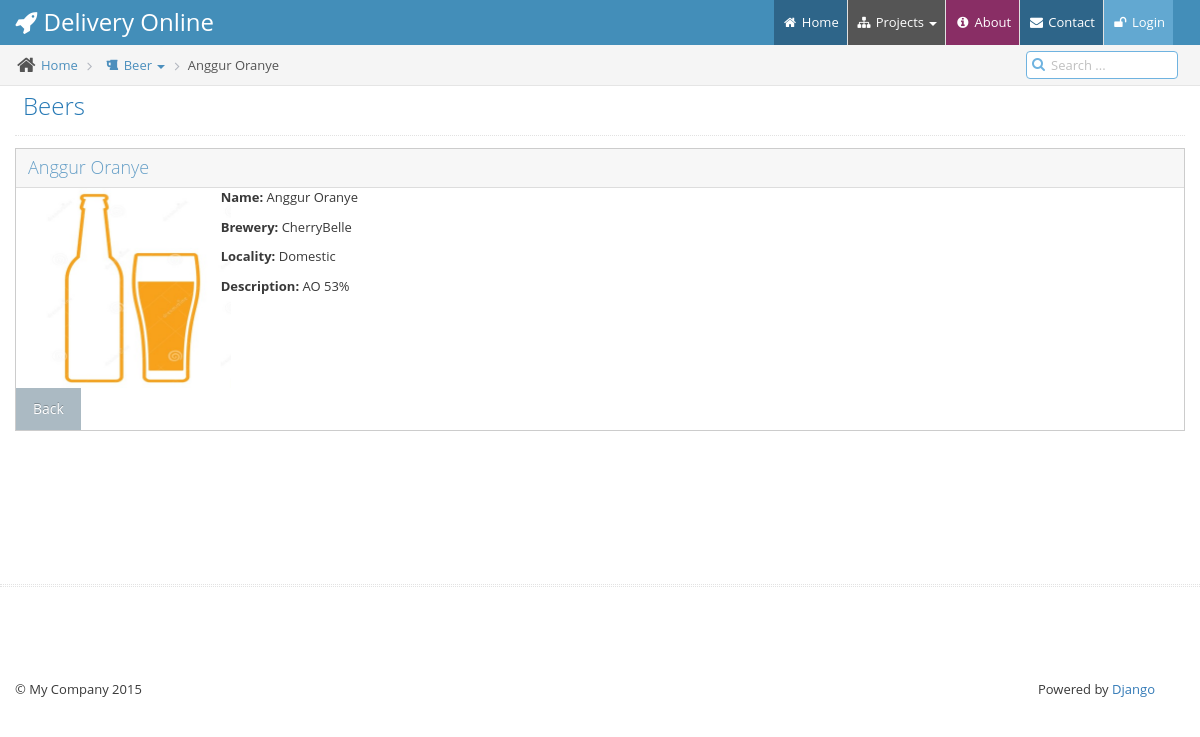
Page /beers/anggur-oranye/ on the committed database.
### beer/models.py (models this page shows, shortened)
class Beer(models.Model):
    name = models.CharField(max_length=200)
    slug = models.SlugField(unique=True)
    brewery = models.ForeignKey('Brewery')
    foto = models.CharField(max_length=60, blank=True)
    price = models.FloatField()
    stock = models.IntegerField()
    locality = models.IntegerField(choices=BEER_CHOICES)
    description = models.TextField(blank=True)
    class Meta:
        verbose_name_plural = 'beer'

class Brewery(models.Model):
    name = models.CharField(max_length=200)
    slug = models.SlugField(unique=True)
    description = models.TextField(blank=True)
    def __str__(self):
        return self.name

### beer/views.py (the view)
# urls.py: url(r'^beers/(?P<beerslug>.*)/$', beer.views.SpecificBeer, name='single_beer'),
def SpecificBeer(request, beerslug):
    beer = Beer.objects.get(slug=beerslug)
    if request.method == "POST":
        form = LoginForm(request.POST)
    else:
        form = LoginForm()
    context = {
        'beer': beer,
        'form': form
    }
    return render_to_response('beer/singlebeer.html', context, context_instance=RequestContext(request))

### drinker/forms.py
class LoginForm(forms.Form):
    username = forms.CharField(label=u'Username')
    password = forms.CharField(label=u'Password',
                               widget=forms.PasswordInput(render_value=False))

### templates/beer/singlebeer.html (shortened to what this page needs)
{% extends "beer/base.html" %}
{% block breadcrumb %}
<li>
    <i class="ace-icon fa fa-home home-icon"></i>
    <a href="{% url 'home' %}">Home</a>
</li>
<li class="active dropdown">
    <a href="/beers/"><i class="fa fa-fw fa-beer"></i> Beer</a>
    <a class="dropdown-toggle" href="#" data-toggle="dropdown"><b class="caret"></b></a>
</li>
<li class="active">{{ beer.name }}</li>
{% endblock %}
{% block content %}
<div class="widget-box">
    <div class="widget-header widget-header-blue widget-header-flat">
        <h4 class="widget-title lighter">{{ beer.name }}</h4>
    </div>
    <div class="clearfix">
        <div class="row col-xs-12">
            <div class="col-xs-2">
                {% if beer.foto %}
                <a href="/assets/images/beer/{{ beer.brewery.slug }}/{{ beer.foto }}" title="Photo Title" data-rel="colorbox">
                    <img width="200" height="200" alt="{{ beer.name }}" src="/assets/images/beer/{{ beer.brewery.slug }}/{{ beer.foto }}"/>
                </a>
                {% else %}
                <a href="#" title="Photo Title" data-rel="colorbox">
                    <img width="200" height="200" alt="{{ beer.name }}" src="/assets/images/beer/beer-default.jpg"/>
                </a>
                {% endif %}
            </div>
            <div class="col-xs-6">
                <p>
                    <strong>Name: </strong>
                    {{ beer.name }}
                </p>
                <p>
                    <strong>Brewery: </strong>
                    {{ beer.brewery }}
                </p>
                <p>
                    <strong>Locality: </strong>
                    {{ beer.get_locality_display }}
                </p>
                <p>
                    <strong>Description: </strong>
                    {{ beer.description }}
                </p>
            </div>
        </div>
        <a class="btn" href="/beers/">Back</a>
    </div>
</div>
{% endblock %}

### rows in the picture
Beer: name "Anggur Oranye", brewery "CherryBelle", locality "Domestic", description "AO 53%"
